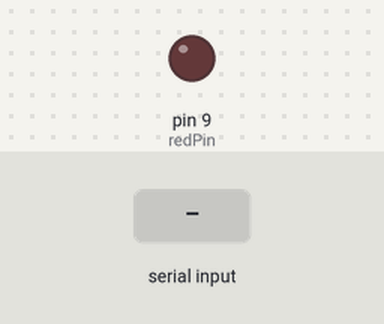
A sketch run on a simulated Arduino Uno, built with avr-gcc and run on an emulated ATmega328P. Shown: output pins drawn as LEDs (lit = HIGH). Dashed ring = blinking. Inputs (shaded band) come from the test bench. What the sketch prints to the serial monitor is not drawn.

Above: at 1.2 s.
1.3 s: "90,45\n" received over Serial
At 1.7 s:
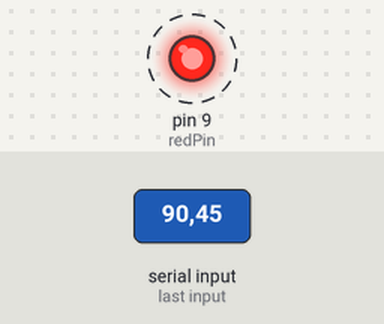
Timing chart, 0 to 10.3 s (numbered marks = the images above; inputs shaded):
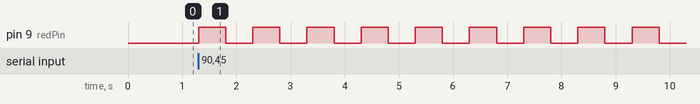

Measured:
- after the input at 1.3 s, pin 9 (redPin): alternates HIGH for 0.50 s and LOW for 0.50 s, starting at once

The sketch:

Reading_numbers_from_Serial_Monitor.ino
```cpp
int numBlinks;
int j;
int redPin = 9;
int blinkTime = 500;
String msg = "How many blinks do you want? ";
String msg2 = "Your number is: ";


void setup() {
  // put your setup code here, to run once:
  Serial.begin(9600);
  pinMode(redPin, OUTPUT);

}

void loop() {
  // put your main code here, to run repeatedly:
  Serial.println(msg);
  while (Serial.available()==0) {

  }
  numBlinks = Serial.parseInt();
  for (j=1; j<= numBlinks; j++) {
    digitalWrite(redPin, HIGH);
    delay(blinkTime);
    digitalWrite(redPin, LOW);
    delay(blinkTime);

  }

}
```
